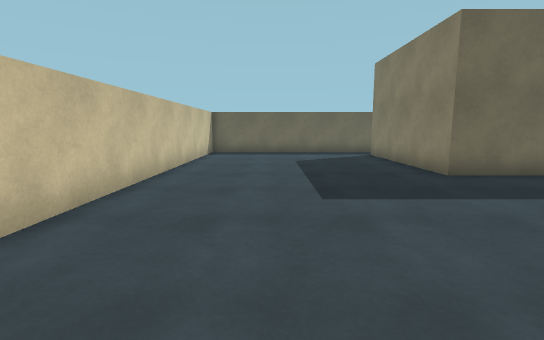
View 1 (above)

21 first-person views from a walk through a 3-D level made in the Unity game engine. The camera is 1.2 m above the floor, tilts 8° down and sees 85° across. Doors are open. The floor is counted in squares, 1 m on a side. Each view is taken from the middle of a square. On the plan, view 1 faces up. The plan holds only what a view shows up to about 13 squares ahead; the rest is blank. The place goes on beyond the plan. The player character is not drawn.

View 2
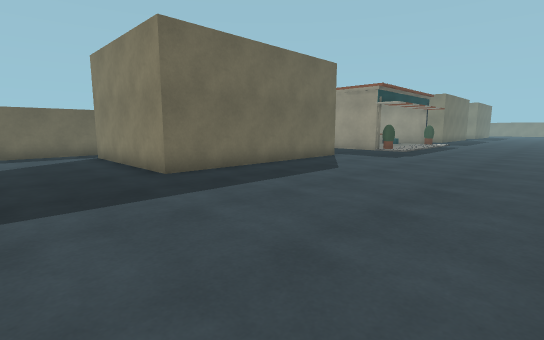

View 3
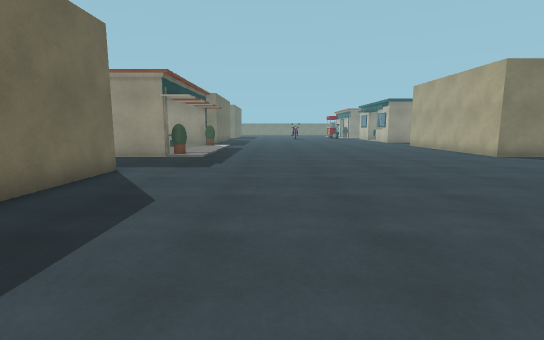

View 4
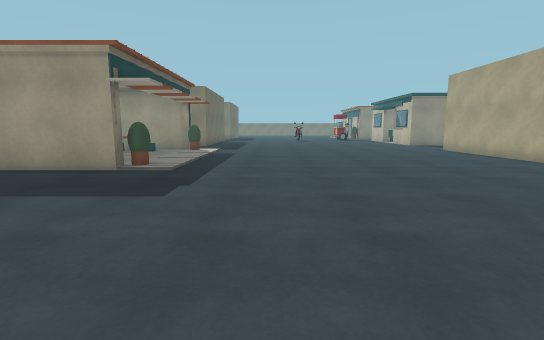

View 5
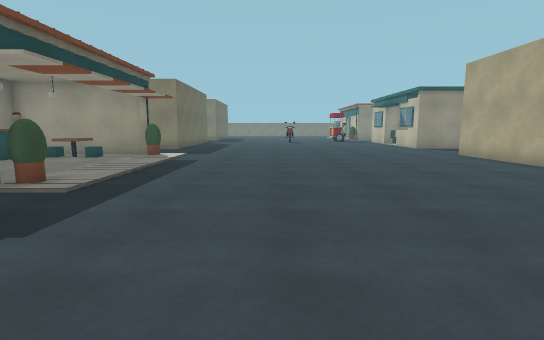

View 6
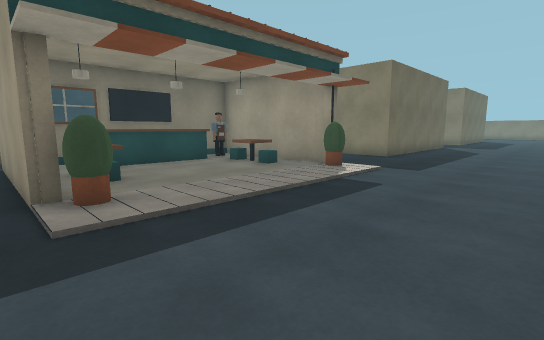

View 7
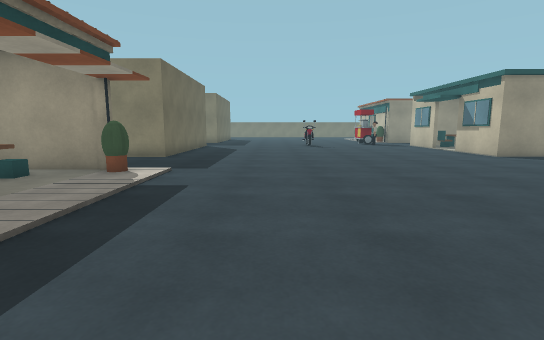

View 8
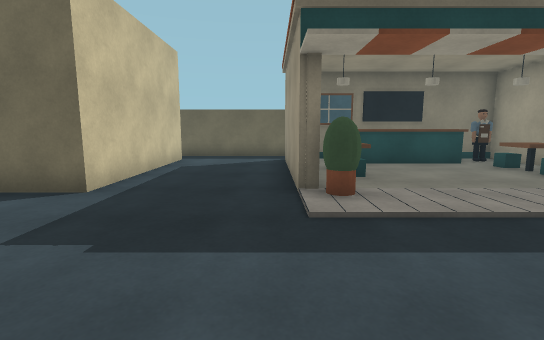

View 9
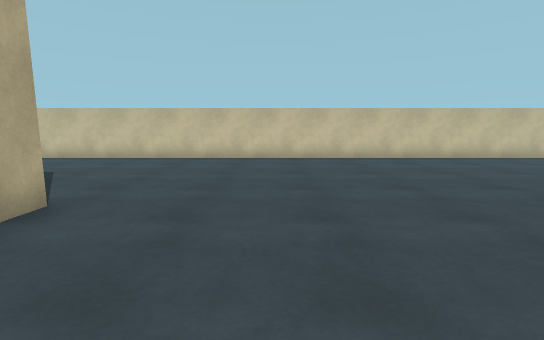

View 10
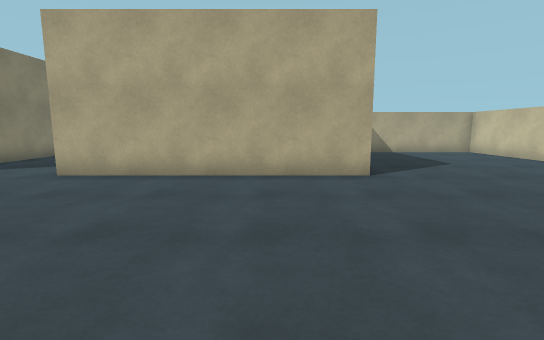

View 11
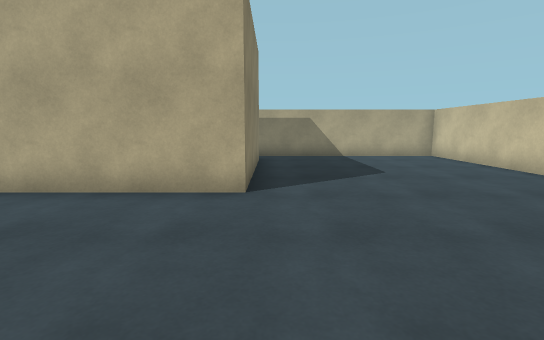

View 12
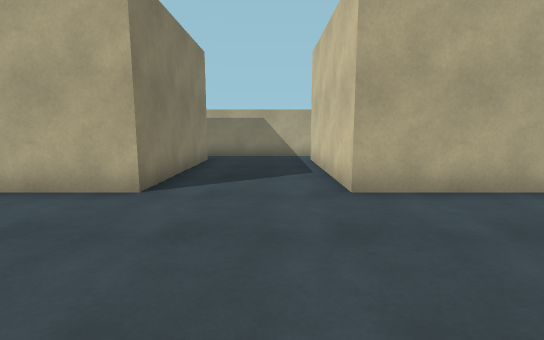

View 13
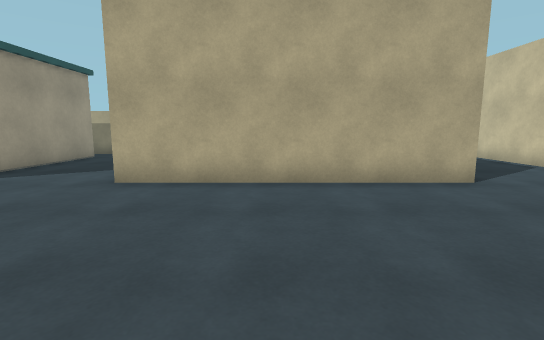

View 14
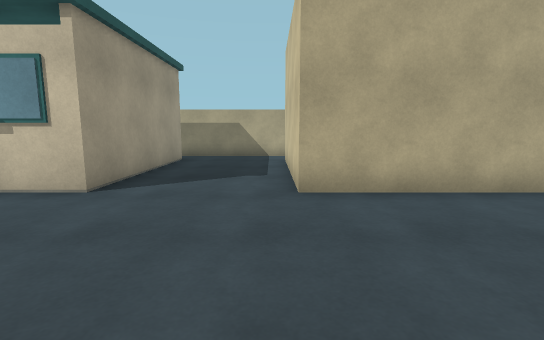

View 15
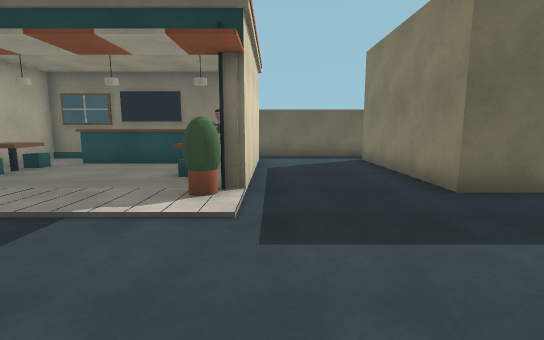

View 16
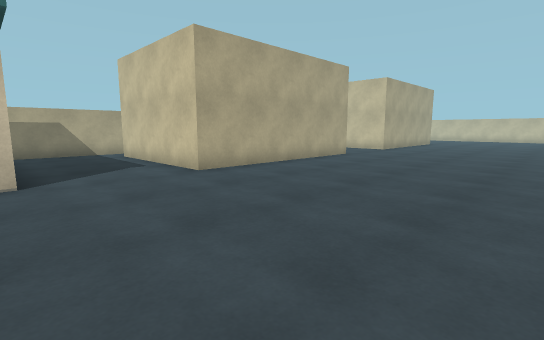

View 17
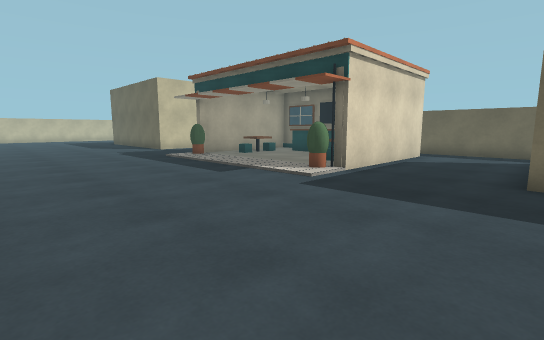

View 18
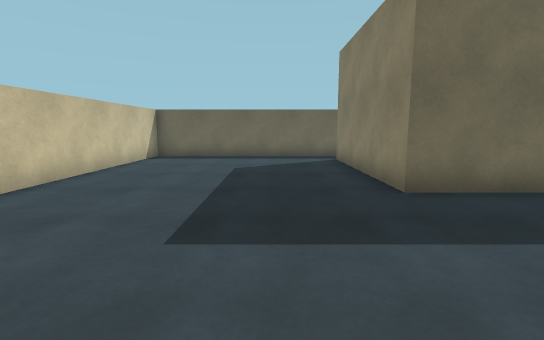

View 19
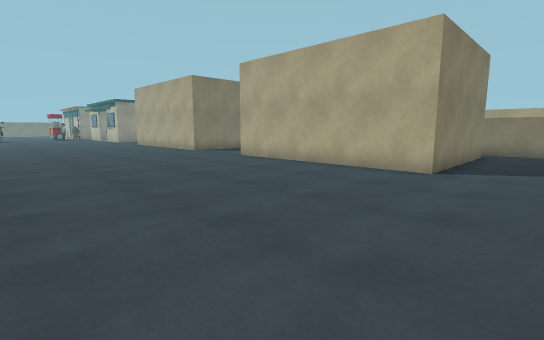

View 20
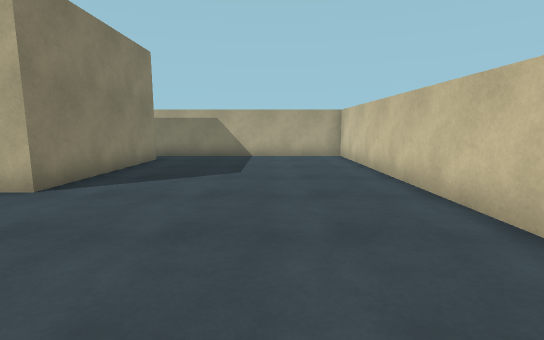

View 21
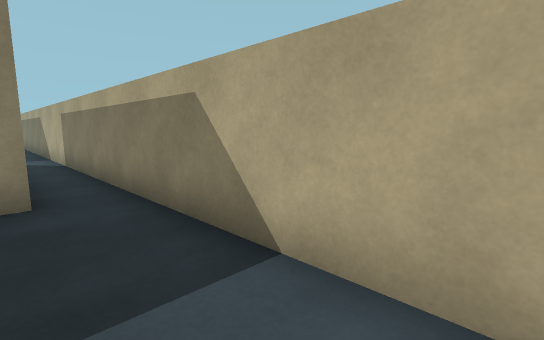

### Floor plan
Points are (right, up) in squares from view 1. A wall is a line through its corners. A room is listed if a view was taken in it or the views show most of it. See-through windows are left out.
Room 1 (views 1, 2, 3, 4, 5, 6, 7, 8, 9, 10, 11, 12, 13, 14, 15, 16, 17, 18, 19, 20, 21)
walls: (16.5, 8.4) (16.5, 13.5); (12.5, 13.5) (12.5, 7.5) (4.5, 7.5) (4.5, 13.5); (24.3, 8.4) (24.3, 13.3) (16.7, 13.3) (16.7, 11); (16.5, -12.5) (16.5, -6.5) (24.5, -6.5) (24.5, -12.5); (16.6, 15) (12, 15); (4.5, -12.6) (4.5, -6.5) (12.5, -6.5) (12.5, -12.5); (4.9, 15) (-3, 15) (-3, -14) (16.9, -14); (24.5, 13.6) (24.5, 8.4); (29.5, 7.5) (28.5, 7.5) (28.5, 13.5); (24.4, -14) (29, -14); (29, 15) (24.4, 15)
objects: other object (17, 8); other object (19, 12) to (22, 12); other object (23, 12); other object (24, 7); other object (24, 8); other object (29, -12) to (29, -7)

Positions as (right, up) in squares from view 1, and headings:
1: (0, 0), facing up
2: (1, 0), facing up-right
3: (4, 3), facing right
4: (8, 3), facing right
5: (11, 2), facing right
6: (16, 2), facing up-right
7: (16, 3), facing right
8: (16, 2), facing up
9: (9, -3), facing left
10: (7, 1), facing down
11: (4, -1), facing down
12: (14, -1), facing down
13: (21, 0), facing down
14: (25, -1), facing down
15: (25, 2), facing up
16: (29, 1), facing down-left
17: (29, 0), facing up-left
18: (2, 2), facing up
19: (2, 2), facing down-right
20: (0, -1), facing down
21: (-1, -12), facing down-right
